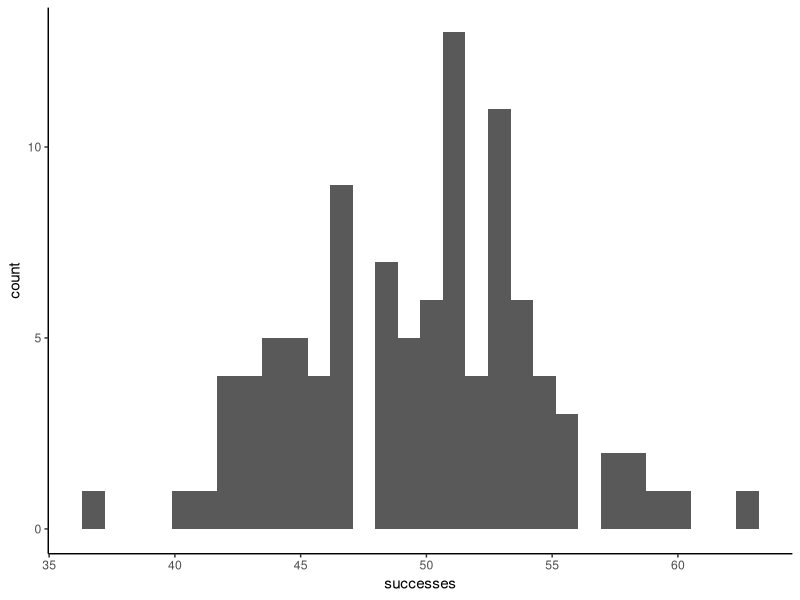
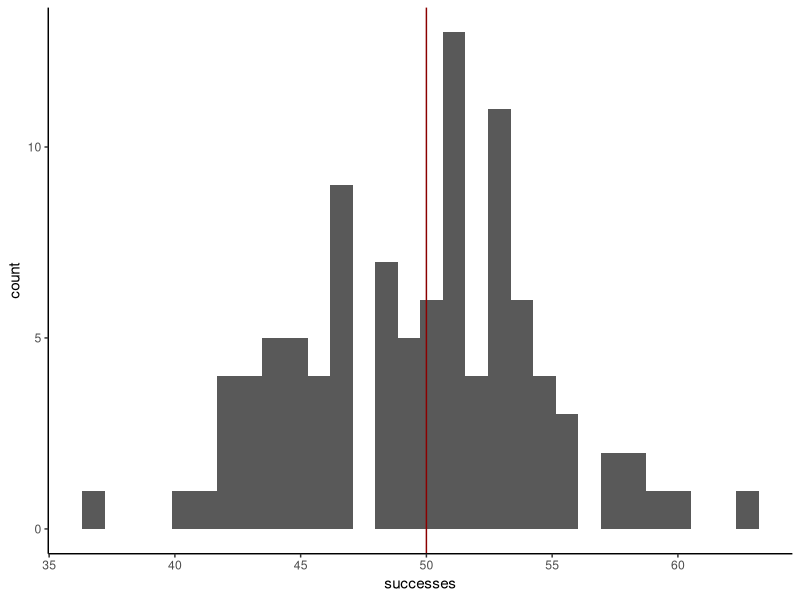
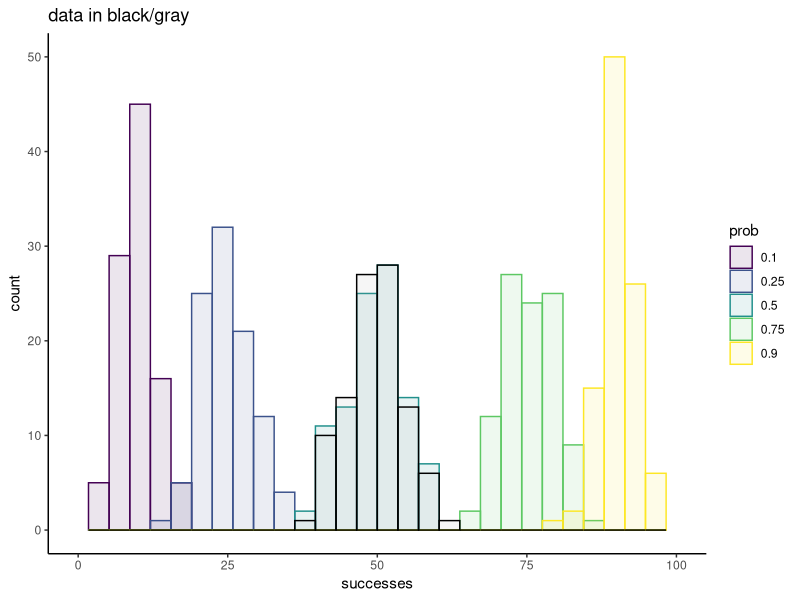
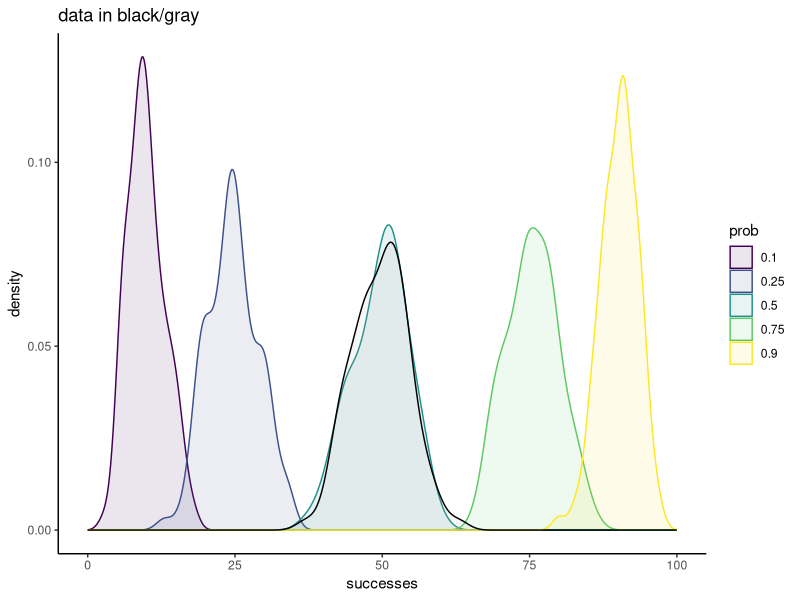
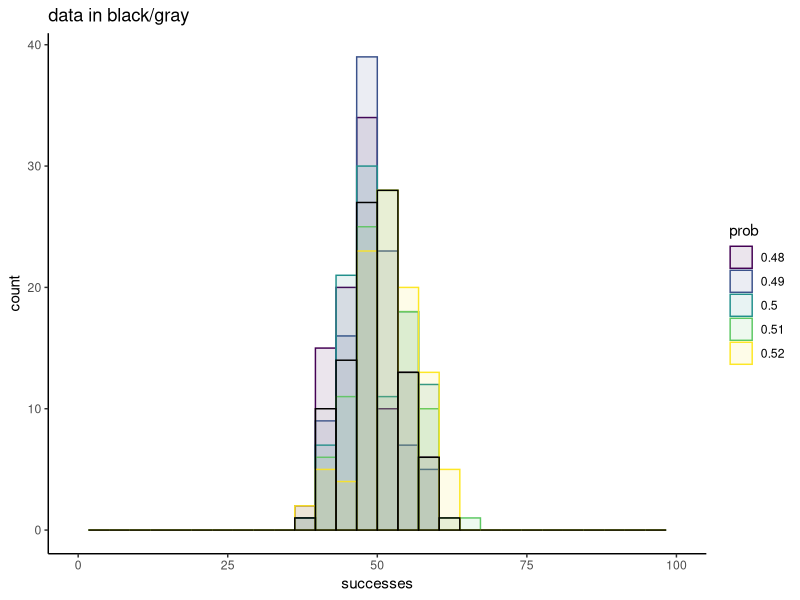
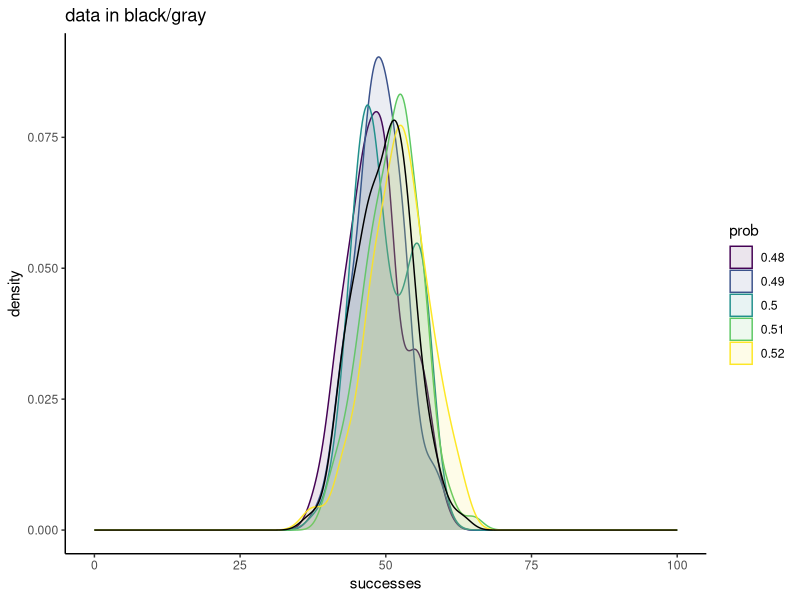
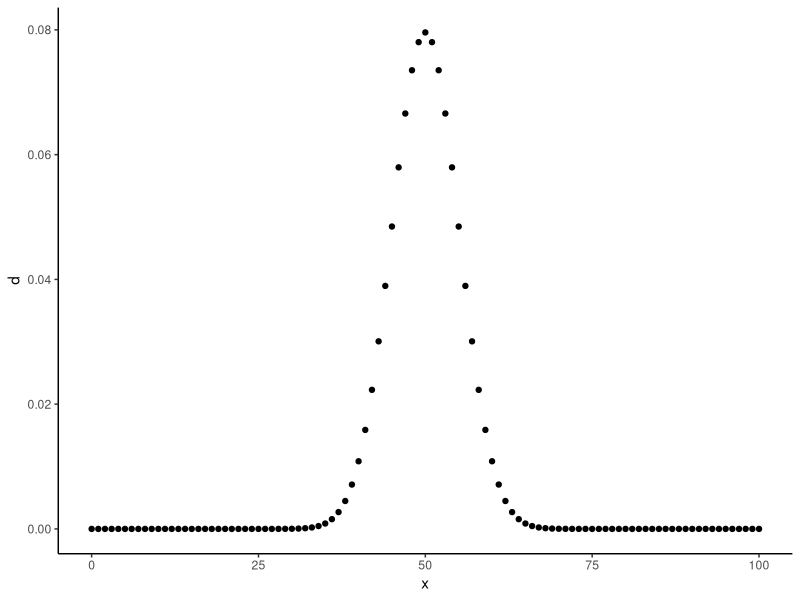
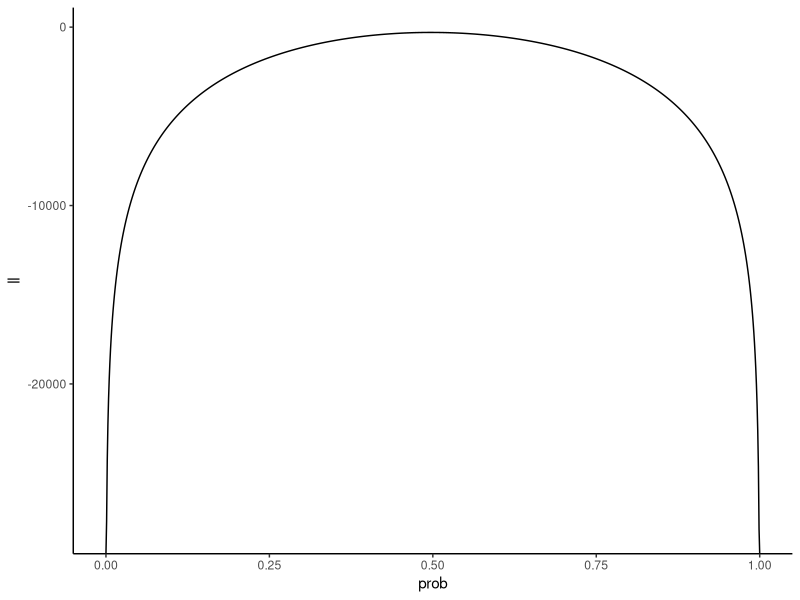

Reproduce these figures in R, in order.
## ---- chunk 1
# Set the seed so you can reproduce my results
set.seed(42)
simdata <- rbinom(100, 100, 0.5)
## ---- chunk 2
library(ggplot2)
library(dplyr)

sim_df <- tibble(successes = simdata)

sim_plot <- sim_df %>%
  ggplot(aes(x = successes)) + 
  geom_histogram() +
  theme_classic()
sim_plot
## ---- chunk 3
sim_plot +
  geom_vline(xintercept = 50,
             color = 'darkred')
## ---- chunk 4
### With a for loop
library(tidyr)
candidates <- c(0.1, 0.25, 0.5, 0.75, 0.9)

sim_list <- vector(mode = "list",
                  length = length(candidates))
for(c in seq_along(candidates)){
  
  sim_list[[c]] <- rbinom(100, 100, candidates[c])
  
}
names(sim_list) <- as.factor(candidates)
sim_df <- as_tibble(sim_list) %>%
  pivot_longer(names_to = "prob",
               values_to = "successes",
               cols = everything())

sim_df %>%
  ggplot(aes(x = successes, 
             fill = prob, 
             color = prob)) + 
  geom_histogram(alpha = 0.1,
                 position = 'identity') +
  geom_histogram(data = tibble(successes = simdata,
                               prob = factor('data')),
                 aes(x = successes),
                 color = 'black',
                 alpha = 0.1,
                 fill = 'darkgray') +
  scale_fill_viridis_d() +
  scale_color_viridis_d() + 
  theme_classic() +
  ggtitle('data in black/gray') + 
  xlim(c(0, 100))


sim_df %>%
  ggplot(aes(x = successes, 
             fill = prob, 
             color = prob)) + 
  geom_density(alpha = 0.1,
                 position = 'identity') +
  geom_density(data = tibble(successes = simdata,
                               prob = factor('data')),
                 aes(x = successes),
                 color = 'black',
                 alpha = 0.1,
                 fill = 'darkgray') +
  scale_fill_viridis_d() +
  scale_color_viridis_d() + 
  theme_classic() +
  ggtitle('data in black/gray') + 
  xlim(c(0, 100))

## ---- chunk 5
### With a for loop
library(tidyr)
candidates <- c(0.48, 0.49, 0.5, 0.51, 0.52)

sim_list <- vector(mode = "list",
                  length = length(candidates))
for(c in seq_along(candidates)){
  
  sim_list[[c]] <- rbinom(100, 100, candidates[c])
  
}
names(sim_list) <- as.factor(candidates)
sim_df <- as_tibble(sim_list) %>%
  pivot_longer(names_to = "prob",
               values_to = "successes",
               cols = everything())


sim_df %>%
  ggplot(aes(x = successes, 
             fill = prob, 
             color = prob)) + 
  geom_histogram(alpha = 0.1,
                 position = 'identity') +
  geom_histogram(data = tibble(successes = simdata,
                               prob = factor('data')),
                 aes(x = successes),
                 color = 'black',
                 alpha = 0.1,
                 fill = 'darkgray') +
  scale_fill_viridis_d() +
  scale_color_viridis_d() + 
  theme_classic() +
  ggtitle('data in black/gray') + 
  xlim(c(0, 100))

sim_df %>%
  ggplot(aes(x = successes, 
             fill = prob, 
             color = prob)) + 
  geom_density(alpha = 0.1,
                 position = 'identity') +
  geom_density(data = tibble(successes = simdata,
                               prob = factor('data')),
                 aes(x = successes),
                 color = 'black',
                 alpha = 0.1,
                 fill = 'darkgray') +
  scale_fill_viridis_d() +
  scale_color_viridis_d() + 
  theme_classic() +
  ggtitle('data in black/gray') + 
  xlim(c(0, 100))

## ---- chunk 6
dbinom(50, 100, 0.5)
dbinom(50, 100, 0.5)
## ---- chunk 7
xs <- 0:100
ds <- dbinom(xs, 100, 0.5)

tibble(x = xs,
       d = ds) %>%
  ggplot(aes(x = x, y = d)) + 
  geom_point() + 
  theme_classic()
## ---- chunk 8
dbinom(1, 1, 0.5)
## ---- chunk 9
dbinom(1, 1, 0.3)
dbinom(1, 1, 0.7)
dbinom(1, 1, 0.2315)
## ---- chunk 10
# Expecting 0.25
dbinom(2, 2, 0.5)

# Expecting 0.01
dbinom(2, 2, 0.1)
## ---- chunk 11
data <- c(48, 50, 49, 50)
likelihood <- prod(dbinom(data, size = 100, prob = 0.5))
## ---- chunk 12
datapoint1 <- c(1)
datapoint2 <- c(0)
dataset <- datapoint1 + datapoint2

dataset_L <- dbinom(dataset, size = 2, prob = 0.5)

calc_total_L <- function(datapoints, size = 2, prob = 0.5){
  
  ### Let's do what I suggested above: multiply the values
  return(prod(dbinom(datapoints, size = size, prob = prob)))
  
}

total_L <- calc_total_L(c(datapoint1, datapoint2), size = 1, prob = 0.5)

# We need this to be TRUE if our calculation is to be believed
total_L == dataset_L
## ---- chunk 13
numbers <- rbinom(100, size = 100, prob = 0.5)
ll_one_way <- log(prod(dbinom(numbers, 100, 0.5)))
ll_other_way <- sum(dbinom(numbers, 100, 0.5, log = TRUE))

ll_one_way == ll_other_way
## ---- chunk 14
prob_guesses <- seq(from = 0, to = 1, by = 0.001)
log_likelihoods <- sapply(prob_guesses, function(x) sum(dbinom(simdata, 
                                                           size = 100, 
                                                           prob = x, 
                                                           log = TRUE)))

Ldf <- tibble(ll = log_likelihoods,
              prob = prob_guesses)

Ldf %>%
  ggplot(aes(x = prob, y = ll)) +
  geom_line() + 
  theme_classic()
## ---- chunk 15
zoomed_plot <- Ldf %>%
  filter(prob >= 0.45 & prob <= 0.55) %>%
  ggplot(aes(x = prob, y = ll)) +
  geom_line() + 
  theme_classic()
zoomed_plot
## ---- chunk 16
max_ll <- Ldf %>% filter(ll == max(ll)) %>%
  dplyr::select(prob) %>% unlist() %>% unname()
max_ll
zoomed_plot +
  geom_vline(xintercept = max_ll,
             color = 'darkred')
## ---- chunk 17
### Step 1: Define the function to maximize
binom_ll <- function(params, data, size = 100){
  
  # We estimate on a log scale for convenience so we convert here
  prob <- params[1]
  
  # Log-likelihood assuming binomial distribution
  ll <- dbinom(data, 
               size = size, 
               prob = prob, 
               log = TRUE)
  
  # Return negative because optim() by default will find the minimum
  return(-sum(ll))
  
}


### Step 2: run optim()
fit <- optim(
  par = 0.5, # initial guess for prob
  fn = binom_ll, # function to maximize
  data = simdata, # something passed to the function
  method = "L-BFGS-B", # Most efficient method for finding max,
  lower = 0.001, # Lower bound for parameter estimate
  upper = 0.999 # Upper bound for parameter estimate
  )


### Step 3: Inspect the estimate
prob_est <- fit$par[1]
prob_est

